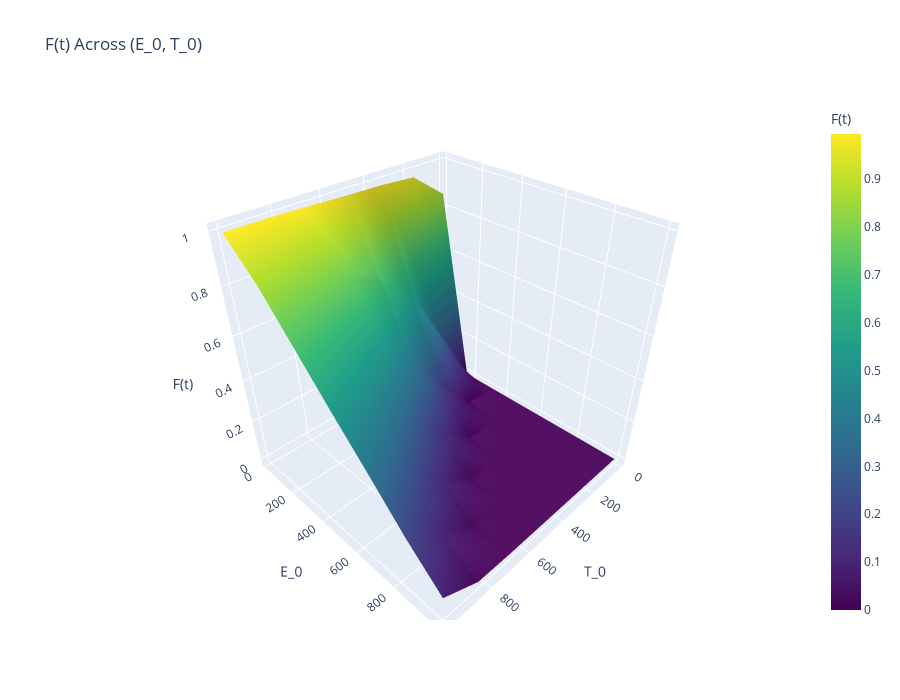

The notebook cell saved with this chart:
### Code cell
E0_range: np.ndarray = np.linspace(10, 1000, 7, dtype=int)
T0_range: np.ndarray = np.linspace(10, 1000, 7, dtype=int)
# Need to change this. Parameter too unrealistic.
base_kwargs: dict = dict(
    r=0.03,
    m=0.02,
    N=300,
    L=1.0,
    k_on=0.6,
    k_off=0.3,
    k_kill=0.05,
    g_E=-0.02,
    g_T=0.1,
    early_stop=(True, 10, 0.0),
)

final_F_grid: np.ndarray = np.round(grid_scenario_monte_carlo(E0_range, T0_range, base_kwargs, n_runs=100), 4)
# with open("final_F_grid.pkl", "wb") as f:
#    pickle.dump(final_F_grid, f)
# with open("final_F_grid.pkl", "rb") as f:
#     final_F_grid = pickle.load(f)
plot_F_surface_interactive(final_F_grid, E0_range, T0_range, use_median=True)

### Figure 1 — Plotly figure (JSON) as saved in the notebook; plotly's stock layout.template omitted (floating-point values rounded to 4 significant figures)
{"data": [{"colorbar": {"title": {"text": "F(t)"}}, "colorscale": [[0, "#440154"], [0.1111, "#482878"], [0.2222, "#3e4989"], [0.3333, "#31688e"], [0.4444, "#26828e"], [0.5556, "#1f9e89"], [0.6667, "#35b779"], [0.7778, "#6ece58"], [0.8889, "#b5de2b"], [1, "#fde725"]], "type": "surface", "x": [10, 175, 340, 505, 670, 835, 1000], "y": [10, 175, 340, 505, 670, 835, 1000], "z": [[0.86, 0.9714, 0.9813, 0.9847, 0.9905, 0.9946, 0.9945], [0, 0.2782, 0.5569, 0.7056, 0.7826, 0.8323, 0.8682], [0, 0.01345, 0.174, 0.3942, 0.5462, 0.6401, 0.7074], [0, 0, 0.0097, 0.1356, 0.3105, 0.4507, 0.5455], [0, 0, 0, 0.00655, 0.1104, 0.261, 0.3896], [0, 0, 0, 0, 0.0063, 0.096, 0.229], [0, 0, 0, 0, 0, 0.005, 0.08805]]}], "layout": {"height": 700, "scene": {"xaxis": {"title": {"text": "T_0"}}, "yaxis": {"title": {"text": "E_0"}}, "zaxis": {"title": {"text": "F(t)"}}}, "title": {"text": "F(t) Across (E_0, T_0)"}, "width": 900}}
